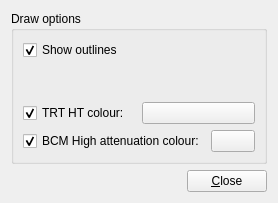
<ui version="4.0" >
 <class>RawDataSysSettingsDisplayForm</class>
 <widget class="QWidget" name="RawDataSysSettingsDisplayForm" >
  <property name="geometry" >
   <rect>
    <x>0</x>
    <y>0</y>
    <width>278</width>
    <height>203</height>
   </rect>
  </property>
  <property name="windowTitle" >
   <string>Form</string>
  </property>
  <layout class="QVBoxLayout" name="verticalLayout_2" >
   <item>
    <widget class="QGroupBox" name="groupBox_5" >
     <property name="title" >
      <string>Draw options</string>
     </property>
     <layout class="QVBoxLayout" name="verticalLayout" >
      <item>
       <widget class="QCheckBox" name="checkBox_showVolumeOutLines" >
        <property name="toolTip" >
         <string>Decorate shapes with lines at the edges (current only certain shapes such as muon chambers are supported)</string>
        </property>
        <property name="text" >
         <string>Show outlines</string>
        </property>
        <property name="checked" >
         <bool>true</bool>
        </property>
       </widget>
      </item>
      <item>
       <widget class="VP1DrawOptionsWidget" native="1" name="widget_drawOptions" />
      </item>
      <item>
       <layout class="QHBoxLayout" name="horizontalLayout" >
        <item>
         <widget class="QCheckBox" name="checkBox_trtHTUseSpecialMat" >
          <property name="text" >
           <string>TRT HT colour:</string>
          </property>
          <property name="checked" >
           <bool>true</bool>
          </property>
         </widget>
        </item>
        <item>
         <widget class="VP1MaterialButton" name="matButton_trtht" >
          <property name="text" >
           <string/>
          </property>
         </widget>
        </item>
       </layout>
      </item>
      <item>
       <layout class="QHBoxLayout" name="horizontalLayout_2" >
        <item>
         <widget class="QCheckBox" name="checkBox_bcmHighAttUseSpecialMat" >
          <property name="text" >
           <string>BCM High attenuation colour:</string>
          </property>
          <property name="checked" >
           <bool>true</bool>
          </property>
         </widget>
        </item>
        <item>
         <widget class="VP1MaterialButton" name="matButton_bcmhighatt" >
          <property name="text" >
           <string/>
          </property>
         </widget>
        </item>
       </layout>
      </item>
     </layout>
    </widget>
   </item>
   <item>
    <layout class="QHBoxLayout" >
     <property name="spacing" >
      <number>0</number>
     </property>
     <item>
      <spacer>
       <property name="orientation" >
        <enum>Qt::Horizontal</enum>
       </property>
       <property name="sizeHint" stdset="0" >
        <size>
         <width>1</width>
         <height>5</height>
        </size>
       </property>
      </spacer>
     </item>
     <item>
      <widget class="QPushButton" name="pushButton_close" >
       <property name="text" >
        <string>&amp;Close</string>
       </property>
      </widget>
     </item>
    </layout>
   </item>
  </layout>
 </widget>
 <customwidgets>
  <customwidget>
   <class>VP1DrawOptionsWidget</class>
   <extends>QWidget</extends>
   <header>VP1Base/VP1DrawOptionsWidget.h</header>
   <container>1</container>
  </customwidget>
  <customwidget>
   <class>VP1MaterialButton</class>
   <extends>QPushButton</extends>
   <header>VP1Base/VP1MaterialButton.h</header>
  </customwidget>
 </customwidgets>
 <resources/>
 <connections/>
</ui>
